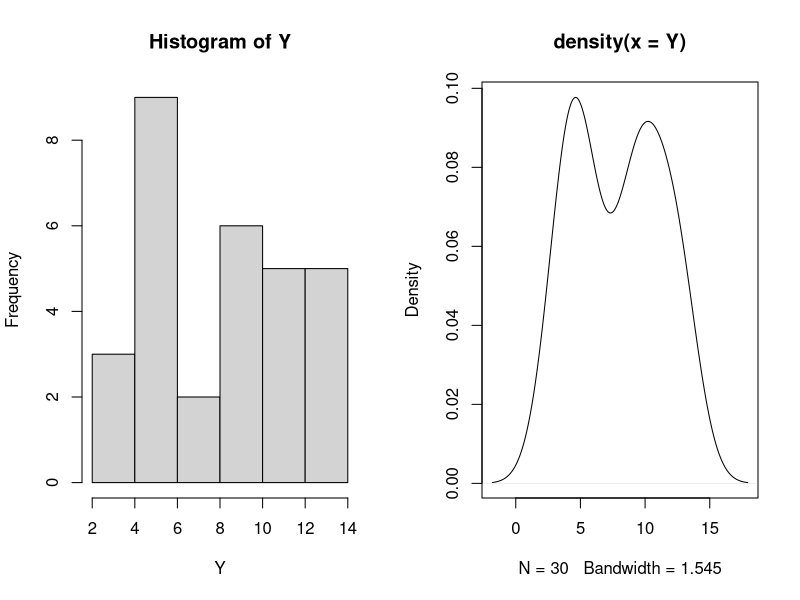
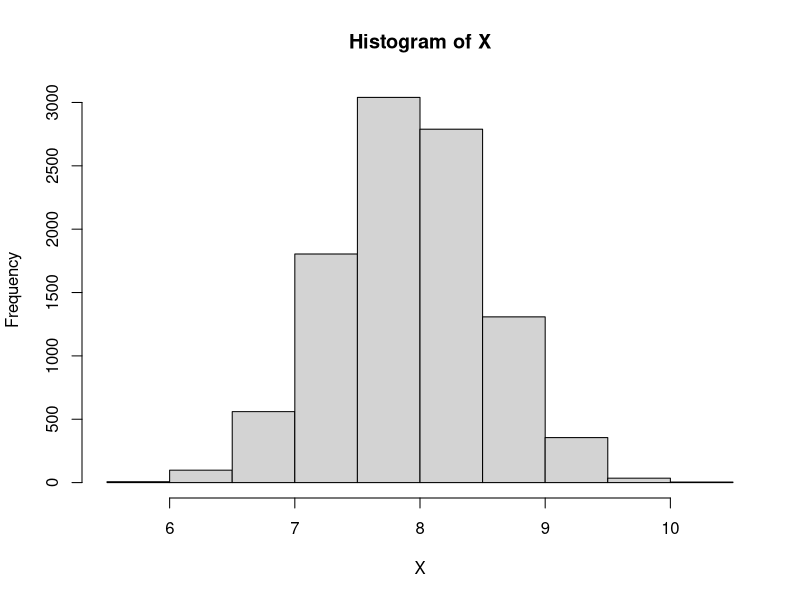

R code for these plots, in order:
## ---- chunk 1

## Create a mixed Distribution
set.seed(10)
y1 = rnorm(20, 10, 3); y2 = rnorm(10, 5, 1)
Y = c(y1, y2)

par(mfrow = c(1, 2))
hist(Y)
plot(density(Y))

par(mfrow = c(1,1))

## Is Y part of a normal distribution?
shapiro.test(Y)

## Bootstrap simulation to estimate the mean
X = c()

## Draw 10k random samples from Y and calculate the mean
for (i in 1:10000) {
  x = sample(Y, length(Y), replace = TRUE)
  mu.x = mean(x)
  X = c(X, mu.x)
}

mean(X); sd(X)
hist(X)



